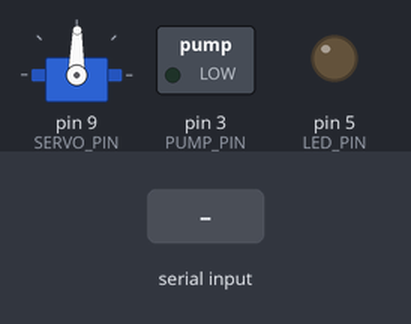
The sketch below on a simulated Arduino Uno, built with avr-gcc and run on an emulated ATmega328P. Shown: servo, switched loads named in the sketch (green lamp = pin HIGH), output pins drawn as LEDs (lit = HIGH). The inputs (shaded band) are chosen by the test bench.

Above: at 1.2 s.
1.3 s: ",\n" received over Serial
At 2.5 s:
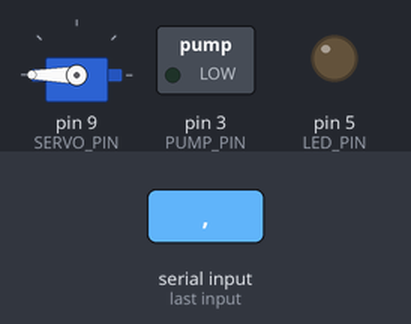
2.8 s: "90,45\n" received over Serial
At 3.9 s:
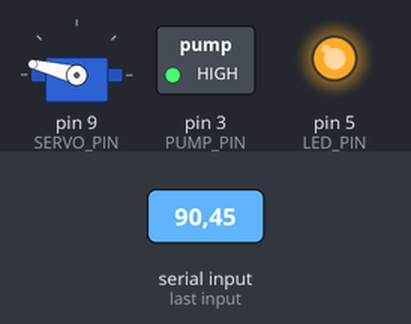
4.3 s: "30,150\n" received over Serial
At 5.1 s:
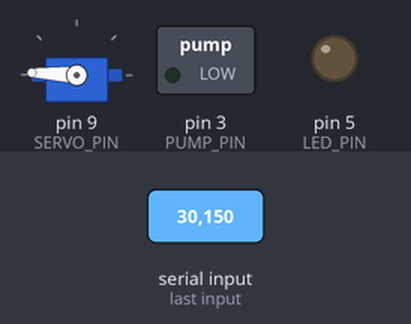
5.8 s: "200\n" received over Serial
At 6.1 s:
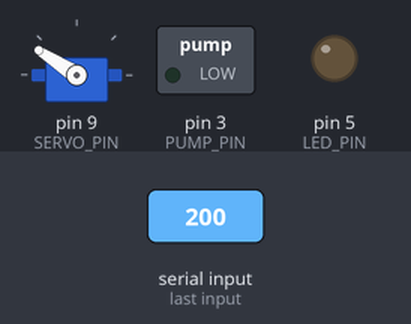
7.3 s: "90,45\n" received over Serial
At 8.5 s:
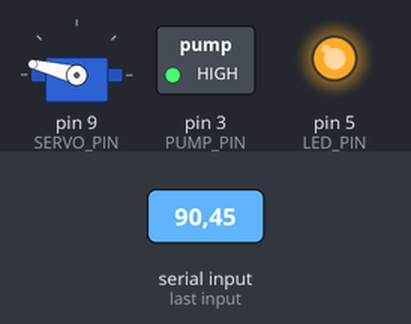
8.8 s: "0\n" received over Serial
At 9.5 s:
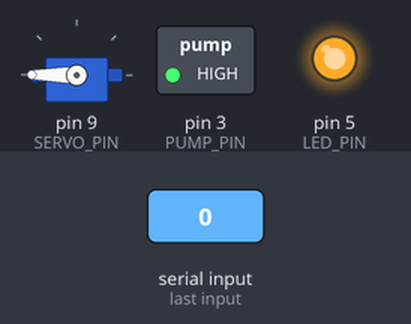
Timing chart, 0 to 11.3 s (numbered marks = the images above; inputs shaded):
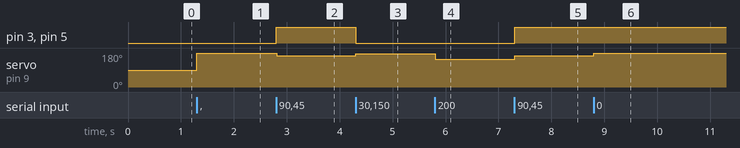

The sketch:

cannon.ino
```cpp
#include <Servo.h>

#define SERVO_PIN 9
#define PUMP_PIN 3
#define LED_PIN 5

Servo servo;
char serialState;
int rotationAngle;
char isBlasting;

void setup() {
  Serial.begin(9600);
  servo.attach(SERVO_PIN);
  servo.write(89);
  serialState = 0;
  rotationAngle = 0;
  isBlasting = 0;

  pinMode(PUMP_PIN, OUTPUT);
  pinMode(LED_PIN, OUTPUT);
}

void loop() {
  // data format: <rotation angle>,<is-it-blasting?>\n
  if (Serial.available() > 0) {
    char c = Serial.read();

    if (c == '\n') {
      int servoAngle = map(rotationAngle, 0, 1023, 182, 0); // my servo is lame, so the range is up to 182 :/
      servo.write(servoAngle);
      serialState = 0;
      rotationAngle = 0;
    } else if (c == ',') {
      serialState = 1;
    } else if (serialState == 0) {
      rotationAngle = rotationAngle * 10 + c - '0';
    } else if (serialState == 1) {
      isBlasting = c - '0';
    }

    digitalWrite(PUMP_PIN, isBlasting ? HIGH : LOW);
    digitalWrite(LED_PIN, isBlasting ? HIGH : LOW);

  }
}
```

Measured:
- after the input at 1.3 s, servo on pin 9 (SERVO_PIN): 89° → 180° at once
- after the input at 2.8 s, pin 3 (PUMP_PIN), pin 5 (LED_PIN): LOW → HIGH at once; servo on pin 9 (SERVO_PIN): 180° → 166° at once
- after the input at 4.3 s, pin 3 (PUMP_PIN), pin 5 (LED_PIN): HIGH → LOW at once; servo on pin 9 (SERVO_PIN): 166° → 177° at once
- after the input at 5.8 s, servo on pin 9 (SERVO_PIN): 177° → 147° at once
- after the input at 7.3 s, pin 3 (PUMP_PIN), pin 5 (LED_PIN): LOW → HIGH at once; servo on pin 9 (SERVO_PIN): 147° → 166° at once
- after the input at 8.8 s, servo on pin 9 (SERVO_PIN): 166° → 180° at once
